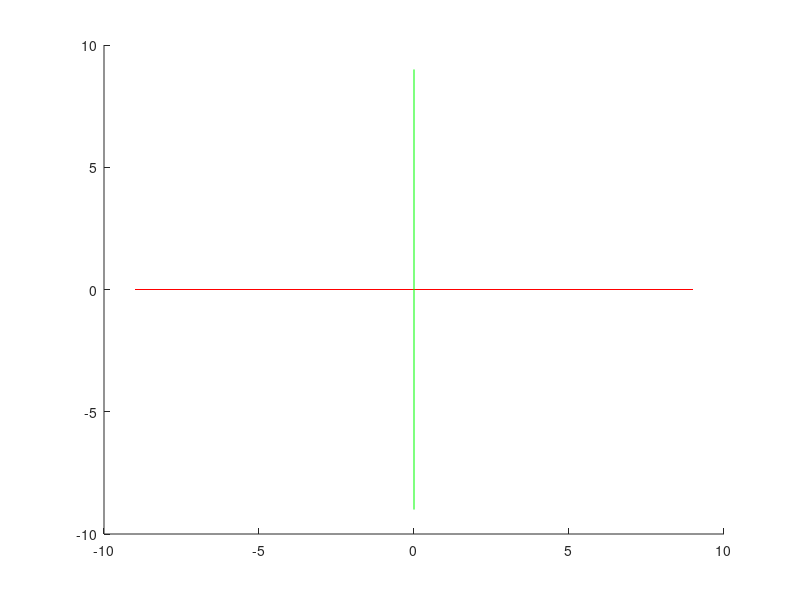

Source code (MATLAB):
function PrintAxis()
line([-9 9],[0 0],[0 0], 'color',[1 0 0],'linewidth',0.5);
line([0 0],[-9 9],[0 0], 'color',[0 1 0],'linewidth',0.5);
end

